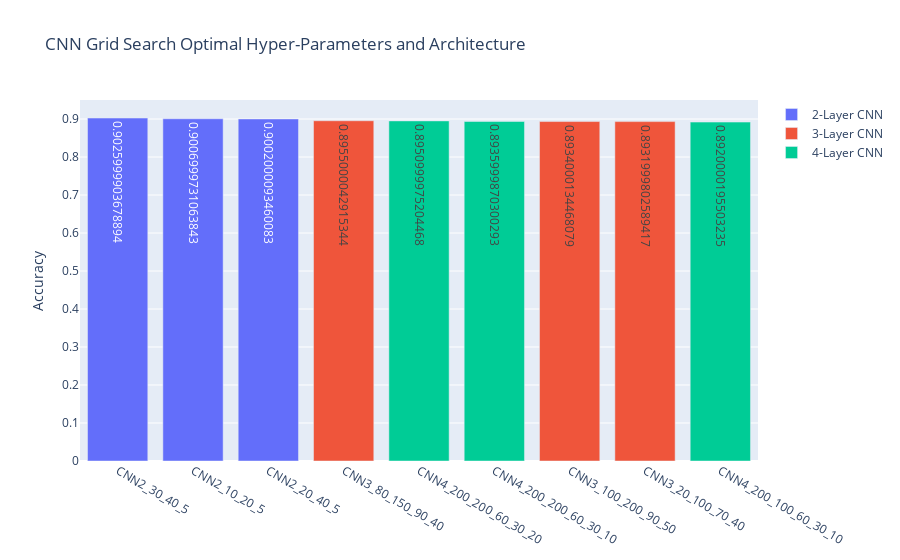

Notebook code for this chart:
### Code cell
# Plot a bar plot of all 9 items found earlier. We compare their validation accuracy by making the 
# bar plot into descending order (Left hand side will ahve the highest accuracy)

fig = go.Figure(data=[
    go.Bar(name='2-Layer CNN', x=CNN2_list, y=CNN2_list_acc,
            text=CNN2_list_acc,
            textposition='auto',),
    go.Bar(name='3-Layer CNN', x=CNN3_list, y=CNN3_list_acc,
            text=CNN3_list_acc,
            textposition='auto',),
    go.Bar(name='4-Layer CNN', x=CNN4_list, y=CNN4_list_acc,
            text=CNN4_list_acc,
            textposition='auto',)
])
fig.update_layout(xaxis={'categoryorder':'total descending'}, yaxis_title='Accuracy', title="CNN Grid Search Optimal Hyper-Parameters and Architecture")

fig.show()

### Figure 1 — Plotly figure (JSON) as saved in the notebook; plotly's stock layout.template omitted (floating-point values rounded to 4 significant figures)
{"data": [{"name": "2-Layer CNN", "text": ["0.9025999903678894", "0.9006999731063843", "0.9002000093460083"], "textposition": "auto", "type": "bar", "x": ["CNN2_30_40_5", "CNN2_10_20_5", "CNN2_20_40_5"], "y": [0.9026, 0.9007, 0.9002]}, {"name": "3-Layer CNN", "text": ["0.8955000042915344", "0.8934000134468079", "0.8931999802589417"], "textposition": "auto", "type": "bar", "x": ["CNN3_80_150_90_40", "CNN3_100_200_90_50", "CNN3_20_100_70_40"], "y": [0.8955, 0.8934, 0.8932]}, {"name": "4-Layer CNN", "text": ["0.8950999975204468", "0.8935999870300293", "0.8920000195503235"], "textposition": "auto", "type": "bar", "x": ["CNN4_200_200_60_30_20", "CNN4_200_200_60_30_10", "CNN4_200_100_60_30_10"], "y": [0.8951, 0.8936, 0.892]}], "layout": {"title": {"text": "CNN Grid Search Optimal Hyper-Parameters and Architecture"}, "xaxis": {"categoryorder": "total descending"}, "yaxis": {"title": {"text": "Accuracy"}}}}
